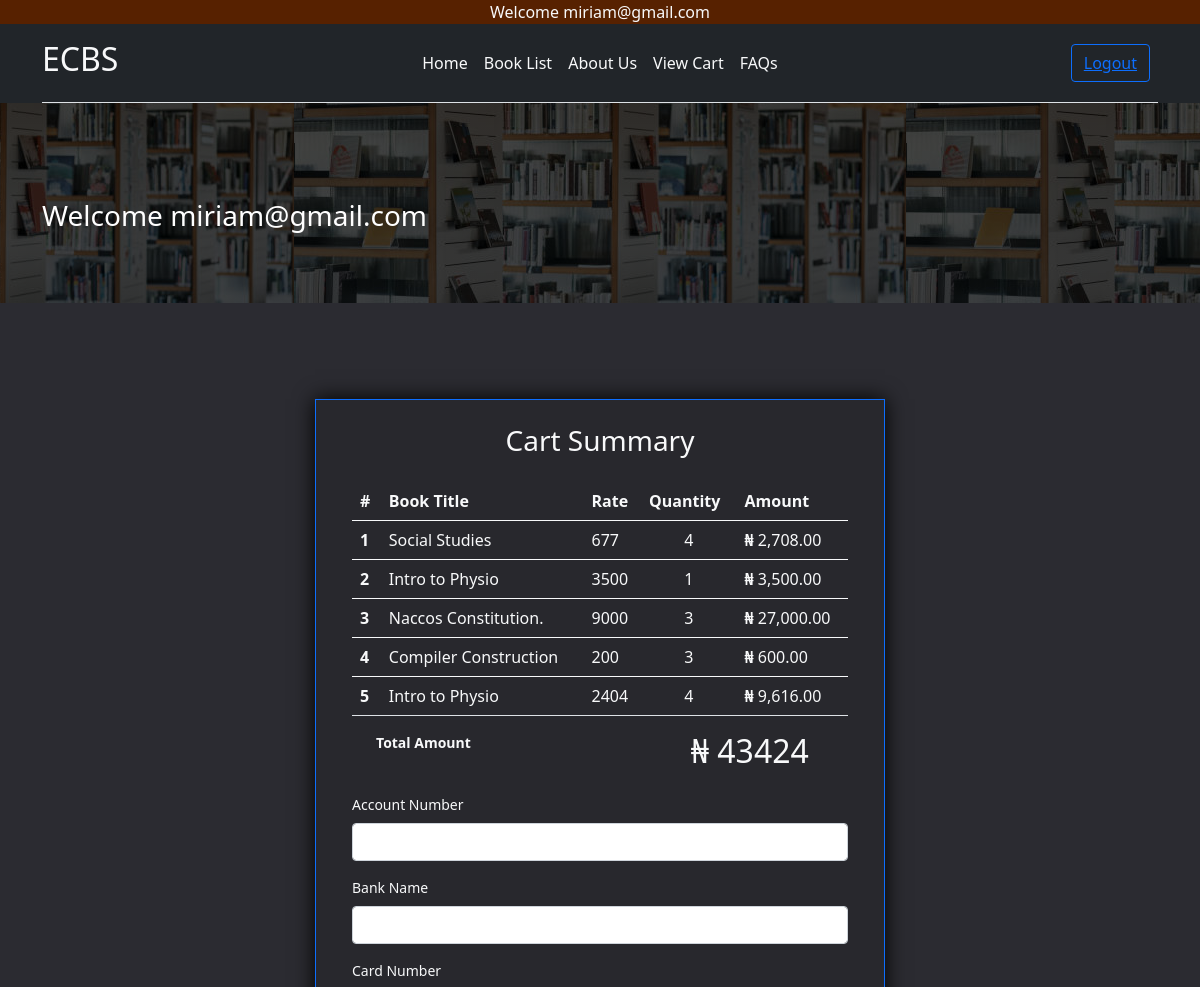
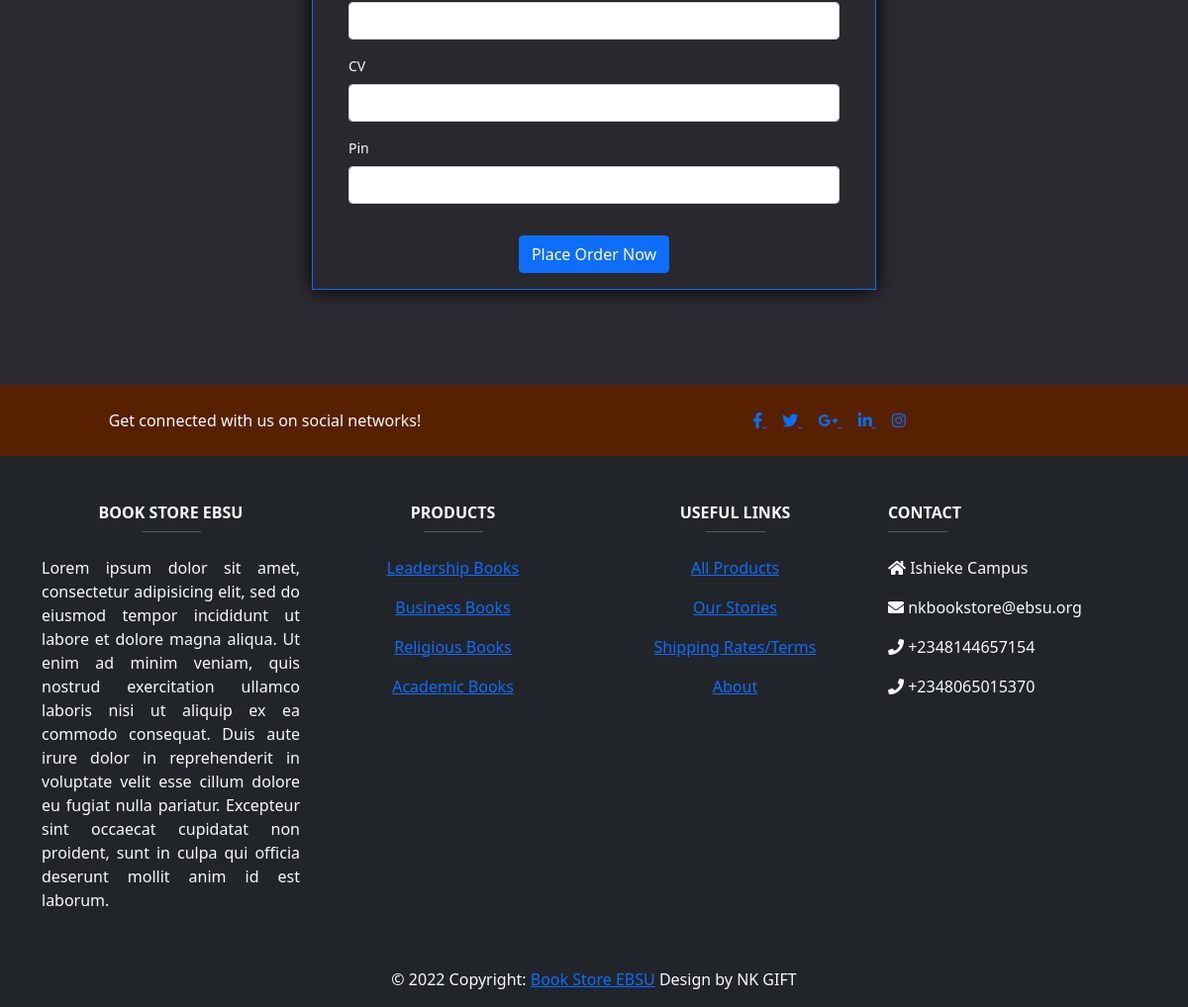
Page /cart.php (signed in) on the committed database (2 pictures, top to bottom).
### tables this page shows
CREATE TABLE `cart` (
  `id` int(10) NOT NULL,
  `bookid` int(10) NOT NULL,
  `username` varchar(100) NOT NULL,
  `book` varchar(100) NOT NULL,
  `price` varchar(20) NOT NULL,
  `quantity` int(10) NOT NULL
);

### server/classes/dbconnection.php (called while the page is built, shortened)
<?php
class DbConnection {
	private $host = "localhost";
	private $dbname = "nk_book_store";
	private $username = "root";
	private $password = "";
	public function __construct() {
		try {
			$this->connection = new PDO('mysql:host='.$this->host.';dbname='.$this->dbname, $this->username, $this->password);
		} catch(PDOException $ex) {
			echo $ex->getMessage();
		}
	}
}
?>

### server/classes/fetchData.php (called while the page is built, shortened)
<?php
require_once('dbconnection.php');
class fetchData extends DbConnection {
    public function fetchUserCart($username){
        $sql = "SELECT * FROM cart WHERE username = :username ORDER BY id";
        $query = $this->connection->prepare($sql);
        $exec = $query->execute(array(':username'=>$username));
        if ($query->errorCode()==0) {
            if ($query->rowCount() > 0) {
                return $query->fetchAll(PDO::FETCH_ASSOC);
            }else{
                return 0;
            }
        }else{
            return array('status'=>0, 'message'=>$query->errorInfo());
        }
    }
}
?>

### cart.php (the view, shortened to what this page needs)
<?php require_once 'includes/header.php';
require_once 'server/classes/fetchData.php';
$fetchData = new fetchData;
$username = $_SESSION['email'];
$cartItems = $fetchData->fetchUserCart($username)
?>
<section class="section py-5 cart" data-bg="cart" style="margin-top: -24px !important;">
		<div class="container">
			<div class="row">
				<div class="col-12">
					<div class="section__wrap">
						<h3 class="section__title py-5"><?php echo 'Welcome '. $username ?> </h3>
					</div>
				</div>
			</div>
		</div>
	</section>
	<section class="section py-5" style="background: #2B2B31; font-size: 14px;">
  <div class="container">
    <div class="row py-5 text-light">
      <div class="col-md-6 offset-md-3 border pt-2 border-primary" style="background: #28282D; box-shadow: 0px 0px 20px #000;">
        <h3 class="px-4 text-center py-3">Cart Summary</h3>
        <div class="container-fluid">
          <table class="table text-light">
            <thead>
              <tr>
                <th scope="col">#</th>
                <th scope="col">Book Title</th>
                <th scope="col">Rate</th>
                <th scope="col">Quantity</th>
                <th scope="col">Amount</th>
              </tr>
            </thead>
            <?php
                if (is_array($cartItems)) {
                  $countAmount = 0;
                  $count = 1;
                  foreach ($cartItems as $item) {
                    $product_name = $item['book'];
                    $product_price = $item['price'];
                    $quantity = $item['quantity'];
              ?>
            <tbody>
              <tr>
                <th scope="row"><?php echo $count; ?></th>
                <td><?php echo $product_name ?></td>
                <td><?php echo $product_price ?></td>
                <td class="text-center"><?php echo $quantity ?></td>
                <td><strong>&#8358; </strong>
                  <?php
                    $total = number_format(($quantity * $product_price), 2);
                    echo $total;
                    $countAmount += $quantity * $product_price
                  ?>
                </td>
              </tr>
            </tbody>
            <?php
                  $count+=1;
                  }
                }else{
                  echo '<div>No Item Added To Cart Yet</div>';
                }
              ?>
          </table>
          <div class="container">
            <div class="row pb-4">
              <div class="col-md-4"><strong>Total Amount</strong></div>
              <div class="col-md-4 offset-md-4">
                <?php
                  echo "<h2 style='display:inline;'>&#8358; ".$countAmount."</h2>";
                ?>
              </div>
            </div>
          </div>
        </div>
      <form class="px-4" id="purchaseForm">
        <div class="mb-3">
          <label for="exampleInputEmail1" class="form-label">Account Number</label>
          <input type="text" class="form-control" name="accountName" id="exampleInputEmal1" aria-describedby="emailHelp">
        </div>
        <div class="mb-3">
          <label for="exampleInputEmail1" class="form-label">Bank Name</label>
          <input type="text" class="form-control" name="bankName" id="exampleInputEmail1" aria-describedby="emailHelp" require>
        </div>
        <div class="mb-3">
          <label for="exampleInputPassword1" class="form-label">Card Number</label>
          <input type="text" class="form-control" name="card" id="exampleInputPassord1" require>
        </div>
        <div class="mb-3">
          <label for="exampleInputPassword1" class="form-label">CV</label>
          <input type="text" class="form-control" name="cvNumbeer" id="exampleInputPassword1" require>
        </div>
        <div class="mb-3">
          <label for="exampleInputPassword1" class="form-label">Pin</label>
          <input type="text" class="form-control" name="pin" id="exampleInptPassword1" require>
        </div>
        <div class="text-center py-3">
          <button type="submit" class="btn btn-primary">Place Order Now</button>
        </div>
      </form>
      </div>
    </div>
  </div>
	</section>
<?php require_once 'includes/footer.php'; ?>

### assets/css/style.css (style rules this page uses)
* { margin: 0; padding: 0; box-sizing: border-box; }
.cart[data-bg="cart"] { height: 200px; background-image: linear-gradient(rgba(0,0,0,0.7), rgba(0,0,0,0.7)), url('../imgs/img.jpg'); color: #fff; background-position: center center; }

### rows in the picture
cart: book "Social Studies", price "677", quantity "4", total "2,708.00"
cart: book "Intro to Physio", price "3500", quantity "1", total "3,500.00"
cart: book "Naccos Constitution.", price "9000", quantity "3", total "27,000.00"
cart: book "Compiler Construction", price "200", quantity "3", total "600.00"
cart: book "Intro to Physio", price "2404", quantity "4", total "9,616.00"

### other values in the picture
$_SESSION['email'] "miriam@gmail.com"
$username "miriam@gmail.com"
$countAmount "43424"
FULL_NAME "BOOK STORE EBSU"
ADDRESS "Ishieke Campus"
EMAIL "nkbookstore@ebsu.org"
PHONE1 "+2348144657154"
PHONE2 "+2348065015370"
FULL_NAME "Book Store EBSU"
DEVELOPERNAME "NK GIFT"
